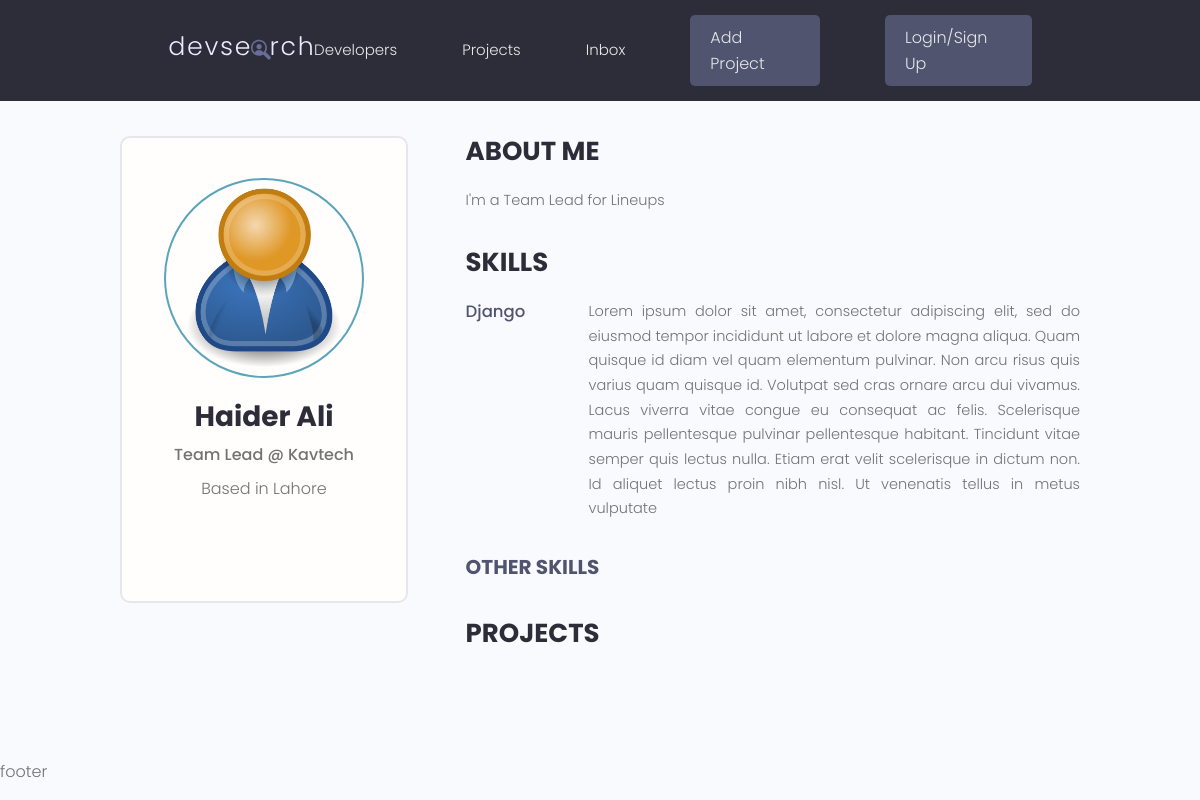
/profile/47f6d9c8-4af8-44b8-bba9-e5c5e409782d/, run on an earlier commit of the app's database.
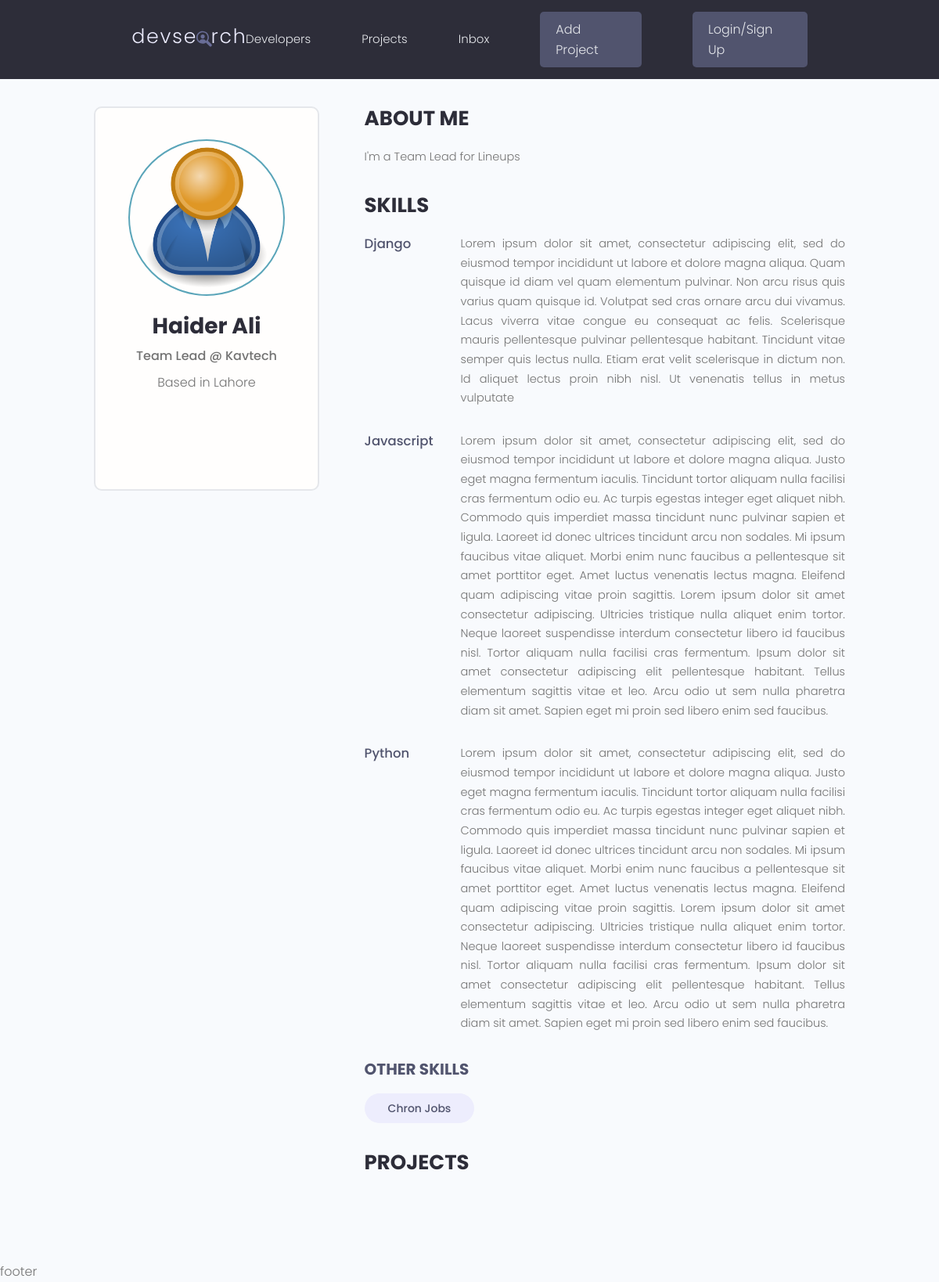
And on a later commit of the database.
### users/models.py (models this page shows)
class Skill(models.Model):
    owner = models.ForeignKey(Profiles, on_delete=models.CASCADE, null=True, blank=True)
    name = models.CharField(max_length=200, null=True, blank=True)
    description = models.TextField(null=True, blank=True)
    created = models.DateTimeField(auto_now_add=True)
    id = models.UUIDField(default=uuid.uuid4, unique=True, primary_key=True, editable=False)
    def __str__(self):
        return str(self.name)

### users/views.py (the view)
# urls.py: path('profile/<str:pk>/', views.userProfile, name='user-profile'),
def userProfile(request, pk):
    profile = Profiles.objects.get(pk=pk)
    topskills = profile.skill_set.exclude(description__exact="")
    otherskills = profile.skill_set.filter(description="")
    context = {'profile': profile, 'topskills': topskills, 'otherskills': otherskills}
    return render(request, 'users/user-profile.html', context)

### users/templates/users/user-profile.html (shortened to what this page needs)
{% extends 'main.html' %}
{% block content %}
<main class="profile my-md">
    <div class="container">
        <div class="layout">
            <div class="column column--1of3">
                <div class="card text-center">
                    <div class="card__body dev">
                        <img class="avatar avatar--xl" src="{{ profile.profile_image.url }}" />
                        <h2 class="dev__name">{{profile.name}}</h2>
                        <p class="dev__title">{{profile.short_intro}}</p>
                        <p class="dev__location">Based in {{profile.location}}</p>
                        <ul class="dev__social">
                        </ul>
                    </div>
                </div>
            </div>
            <div class="column column--2of3">
                <div class="devInfo">
                    <h3 class="devInfo__title">About Me</h3>
                    <p class="devInfo__about">{{profile.bio}}</p>
                </div>
                <div class="devInfo">
                    <h3 class="devInfo__title">Skills</h3>
                    <div class="devInfo__skills">
                        {% for skill in topskills %}
                        <div class="devSkill">
                            <h4 class="devSkill__title">{{skill.name}}</h4>
                            <p class="devSkill__info">{{skill.description}}</p>
                        </div>
                        {% endfor %}
                        <h3 class="devInfo__subtitle">Other Skills</h3>
                        <div class="devInfo__otherSkills">
                            {% for skill in otherskills %}
                            <span class="tag tag--pill tag--sub tag--lg">
                                <small>{{skill}}</small>
                            </span>
                            {% endfor %}
                        </div>
                    </div>
                </div>
                <div class="devInfo">
                    <h3 class="devInfo__title">Projects</h3>
                </div>
            </div>
        </div>
    </div>
</main>
{% endblock content %}

What changed in the data, as far as the page shows it:
added Skill: name "Javascript", description "Lorem ipsum dolor sit amet, consectetur adipiscing elit, sed do eiusmod tempor incididunt ut labore et dolore magna aliqua. Justo eget magna fermentum iaculis. Tincidunt tortor aliquam nulla facilisi cras fermentum odio eu. Ac turpis egestas integer eget aliquet nibh. Commodo quis imperdiet massa tincidunt nunc pulvinar sapien et ligula. Laoreet id donec ultrices tincidunt arcu non sodales. Mi ipsum faucibus vitae aliquet. Morbi enim nunc faucibus a pellentesque sit amet porttitor eget. Amet luctus venenatis lectus magna. Eleifend quam adipiscing vitae proin sagittis. Lorem ipsum dolor sit amet consectetur adipiscing. Ultricies tristique nulla aliquet enim tortor. Neque laoreet suspendisse…", shown under "SKILLS"
added Skill: name "Python", description "Lorem ipsum dolor sit amet, consectetur adipiscing elit, sed do eiusmod tempor incididunt ut labore et dolore magna aliqua. Justo eget magna fermentum iaculis. Tincidunt tortor aliquam nulla facilisi cras fermentum odio eu. Ac turpis egestas integer eget aliquet nibh. Commodo quis imperdiet massa tincidunt nunc pulvinar sapien et ligula. Laoreet id donec ultrices tincidunt arcu non sodales. Mi ipsum faucibus vitae aliquet. Morbi enim nunc faucibus a pellentesque sit amet porttitor eget. Amet luctus venenatis lectus magna. Eleifend quam adipiscing vitae proin sagittis. Lorem ipsum dolor sit amet consectetur adipiscing. Ultricies tristique nulla aliquet enim tortor. Neque laoreet suspendisse…", shown under "SKILLS"
added Skill: name "Chron Jobs", shown under "OTHER SKILLS"
